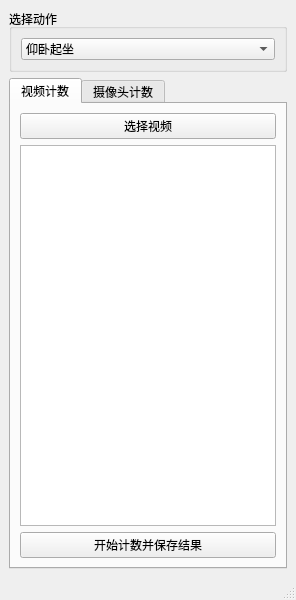
<?xml version="1.0" encoding="UTF-8"?>
<ui version="4.0">
 <class>MainWindow</class>
 <widget class="QMainWindow" name="MainWindow">
  <property name="geometry">
   <rect>
    <x>0</x>
    <y>0</y>
    <width>296</width>
    <height>600</height>
   </rect>
  </property>
  <property name="windowTitle">
   <string>MainWindow</string>
  </property>
  <widget class="QWidget" name="centralwidget">
   <layout class="QVBoxLayout" name="verticalLayout_4">
    <item>
     <widget class="QGroupBox" name="groupBox">
      <property name="title">
       <string>选择动作</string>
      </property>
      <layout class="QVBoxLayout" name="verticalLayout">
       <item>
        <widget class="QComboBox" name="comboBox">
         <item>
          <property name="text">
           <string>仰卧起坐</string>
          </property>
         </item>
         <item>
          <property name="text">
           <string>俯卧撑</string>
          </property>
         </item>
         <item>
          <property name="text">
           <string>引体向上</string>
          </property>
         </item>
         <item>
          <property name="text">
           <string>深蹲</string>
          </property>
         </item>
         <item>
          <property name="text">
           <string>平板支撑</string>
          </property>
         </item>
        </widget>
       </item>
      </layout>
     </widget>
    </item>
    <item>
     <widget class="QTabWidget" name="tabWidget">
      <property name="currentIndex">
       <number>0</number>
      </property>
      <widget class="QWidget" name="tab">
       <attribute name="title">
        <string>视频计数</string>
       </attribute>
       <layout class="QVBoxLayout" name="verticalLayout_2">
        <item>
         <widget class="QPushButton" name="pushButton">
          <property name="text">
           <string>选择视频</string>
          </property>
         </widget>
        </item>
        <item>
         <widget class="QListWidget" name="listWidget"/>
        </item>
        <item>
         <widget class="QPushButton" name="pushButton_3">
          <property name="text">
           <string>开始计数并保存结果</string>
          </property>
         </widget>
        </item>
       </layout>
      </widget>
      <widget class="QWidget" name="tab_2">
       <attribute name="title">
        <string>摄像头计数</string>
       </attribute>
       <layout class="QVBoxLayout" name="verticalLayout_3">
        <item>
         <widget class="QPushButton" name="pushButton_2">
          <property name="text">
           <string>开启摄像头</string>
          </property>
         </widget>
        </item>
        <item>
         <widget class="QPushButton" name="pushButton_4">
          <property name="text">
           <string>开始计数</string>
          </property>
         </widget>
        </item>
       </layout>
      </widget>
     </widget>
    </item>
   </layout>
  </widget>
  <widget class="QMenuBar" name="menubar">
   <property name="geometry">
    <rect>
     <x>0</x>
     <y>0</y>
     <width>296</width>
     <height>23</height>
    </rect>
   </property>
  </widget>
  <widget class="QStatusBar" name="statusbar"/>
 </widget>
 <resources/>
 <connections/>
</ui>
